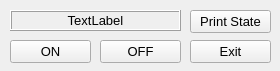
<?xml version="1.0" encoding="UTF-8"?>
<ui version="4.0">
 <class>MainWindow</class>
 <widget class="QMainWindow" name="MainWindow">
  <property name="geometry">
   <rect>
    <x>0</x>
    <y>0</y>
    <width>280</width>
    <height>71</height>
   </rect>
  </property>
  <property name="windowTitle">
   <string>MainWindow</string>
  </property>
  <property name="styleSheet">
   <string notr="true"/>
  </property>
  <widget class="QWidget" name="centralwidget">
   <widget class="QPushButton" name="printButton">
    <property name="geometry">
     <rect>
      <x>190</x>
      <y>10</y>
      <width>81</width>
      <height>23</height>
     </rect>
    </property>
    <property name="font">
     <font>
      <family>Arial</family>
      <pointsize>10</pointsize>
     </font>
    </property>
    <property name="text">
     <string>Print State</string>
    </property>
   </widget>
   <widget class="QPushButton" name="ledON">
    <property name="geometry">
     <rect>
      <x>10</x>
      <y>40</y>
      <width>81</width>
      <height>23</height>
     </rect>
    </property>
    <property name="font">
     <font>
      <family>Arial</family>
      <pointsize>10</pointsize>
     </font>
    </property>
    <property name="text">
     <string>ON</string>
    </property>
   </widget>
   <widget class="QPushButton" name="ledOFF">
    <property name="geometry">
     <rect>
      <x>100</x>
      <y>40</y>
      <width>81</width>
      <height>23</height>
     </rect>
    </property>
    <property name="font">
     <font>
      <family>Arial</family>
      <pointsize>10</pointsize>
     </font>
    </property>
    <property name="text">
     <string>OFF</string>
    </property>
   </widget>
   <widget class="QPushButton" name="quit">
    <property name="geometry">
     <rect>
      <x>190</x>
      <y>40</y>
      <width>81</width>
      <height>23</height>
     </rect>
    </property>
    <property name="font">
     <font>
      <family>Arial</family>
      <pointsize>10</pointsize>
     </font>
    </property>
    <property name="text">
     <string>Exit</string>
    </property>
   </widget>
   <widget class="QLabel" name="stateLED">
    <property name="geometry">
     <rect>
      <x>10</x>
      <y>10</y>
      <width>171</width>
      <height>21</height>
     </rect>
    </property>
    <property name="font">
     <font>
      <family>Arial</family>
      <pointsize>10</pointsize>
     </font>
    </property>
    <property name="frameShape">
     <enum>QFrame::Box</enum>
    </property>
    <property name="frameShadow">
     <enum>QFrame::Raised</enum>
    </property>
    <property name="lineWidth">
     <number>1</number>
    </property>
    <property name="text">
     <string>TextLabel</string>
    </property>
    <property name="alignment">
     <set>Qt::AlignCenter</set>
    </property>
   </widget>
  </widget>
 </widget>
 <resources/>
 <connections/>
</ui>
